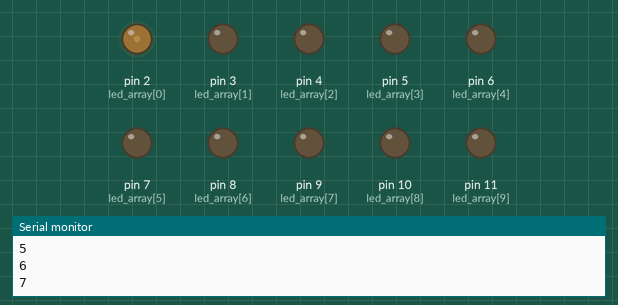
Recording of a sketch running on a simulated Arduino Uno, built with avr-gcc and run on an emulated ATmega328P. Parts: output pins drawn as LEDs (lit = HIGH), the last lines printed to the serial monitor.

Above: at 0.15 s.
At 3.86 s:
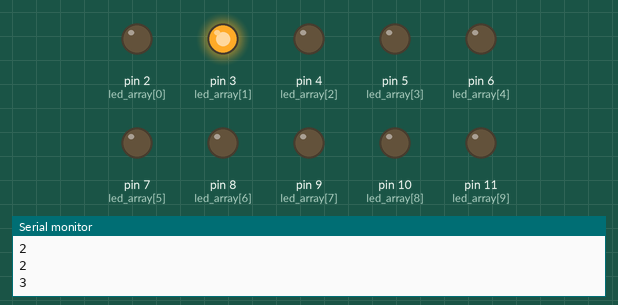
At 7.02 s:
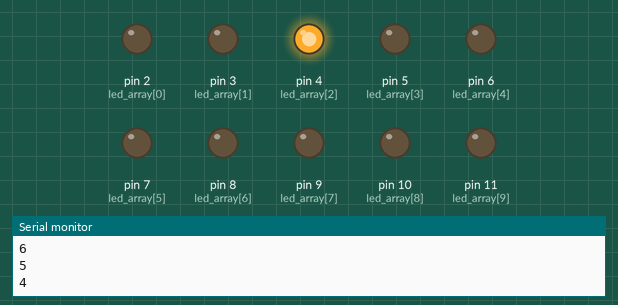
At 13.76 s:
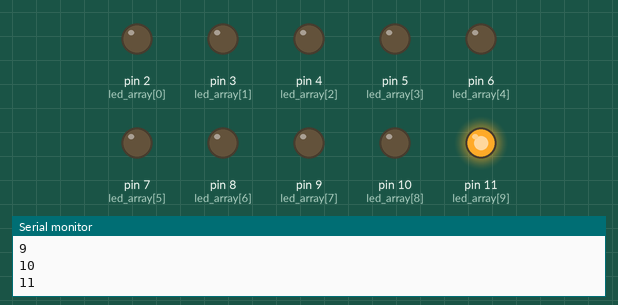
At 26.57 s:
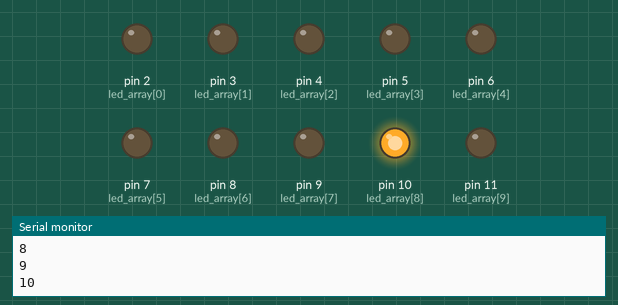
At 38.74 s:
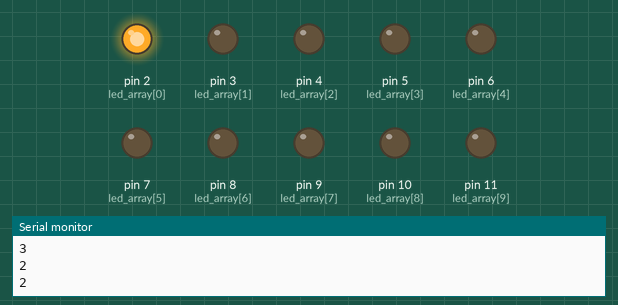
Timing chart, 0 to 40.0 s (numbered marks = the images above):
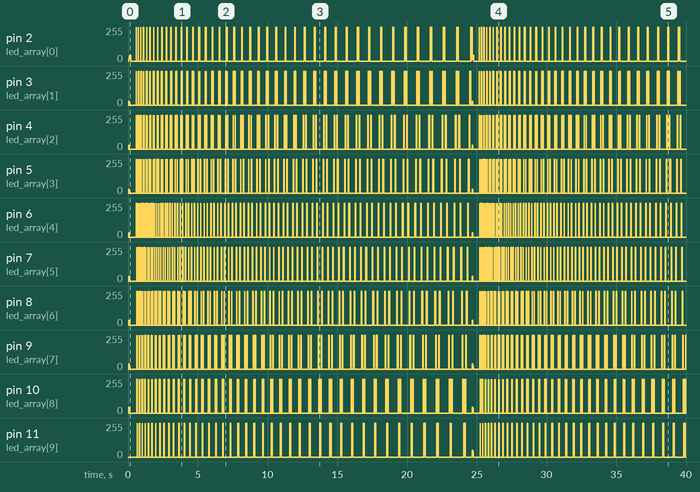

The sketch:

123.ino
```cpp
//int firstLEDPin = 2, lastLedPin = 11;
int led_array[] = {2,3,4,5,6,7,8,9,10,11};
int ledCount = 9;

void setup() {
  for (int led = 0; led <= ledCount; led++){
     pinMode(led_array[led], OUTPUT);
  }
  Serial.begin(115200);
}

void loop() {
  for (int speed = 1; speed < 50; speed++){
//    Serial.println(speed);
    for (int led = 0; led <= ledCount; led++){
       Serial.println(led_array[led]);
       digitalWrite(led_array[led], HIGH);
       delay(speed);
       digitalWrite(led_array[led], LOW);
    }
    for (int led = ledCount; led >= 0; led--){
       Serial.println(led_array[led]);
       digitalWrite(led_array[led], HIGH);
       delay(speed);
       digitalWrite(led_array[led], LOW);
    }
  }
}
```
